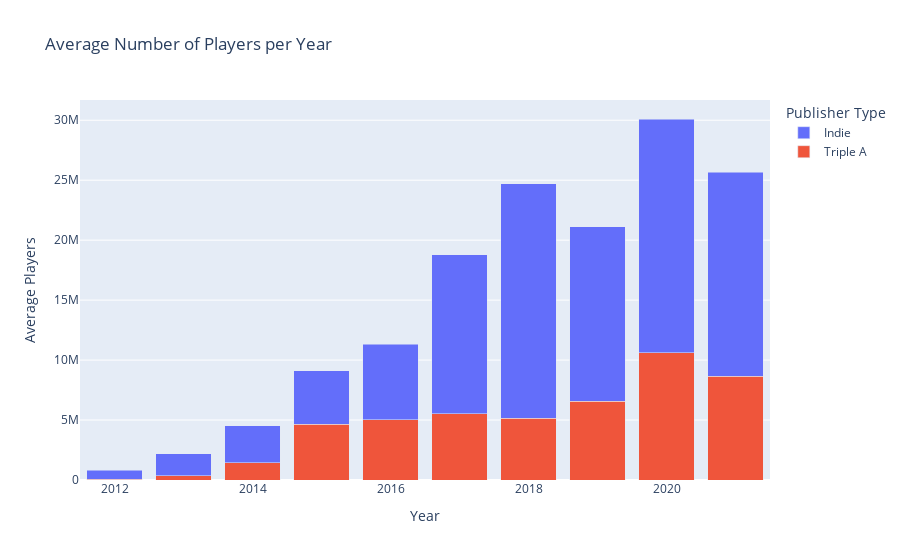

Notebook cell for this chart:
### Markdown cell above
### Player growth

### Code cell
{
    "tags": [
        "hide_input",
    ]
}

data = pd.read_csv('DATASETS/Valve_Player_Data.csv')

# Example list of triple-A game names
triple_a_games = [
    'Counter Strike: Global Offensive', 'Dota 2', 'PlayerUnknown’s Battlegrounds', 
    'Grand Theft Auto V', 'Apex Legends', 'Destiny 2', 'Rainbow Six Siege', 'Warframe'
]

# Add a new column classifying the games as triple-A or indie
data['Publisher_Type'] = data['name'].apply(lambda x: 'Triple A' if x in triple_a_games else 'Indie')

# Extract the year from the Date column
data['Year'] = pd.to_datetime(data['Date']).dt.year

# Filter out the game 'Dota 2'
filtered_data = data[data['name'] != 'Dota 2']

# Group by year and publisher type
grouped_filtered_data = filtered_data.groupby(['Year', 'Publisher_Type'])['Avg_players'].sum().reset_index()

# Create a pivot table for better plotting
pivot_filtered_data = grouped_filtered_data.pivot(index='Year', columns='Publisher_Type', values='Avg_players').fillna(0)

# Plotting using Plotly
fig = go.Figure(data=[
    go.Bar(name='Triple A', x=pivot_filtered_data.index, y=pivot_filtered_data['Triple A'], marker_color='#EF553B'),
    go.Bar(name='Indie', x=pivot_filtered_data.index, y=pivot_filtered_data['Indie'], marker_color='#636EFA')
])

# Change the bar mode
fig.update_layout(barmode='stack', title='Average Number of Players per Year', 
                  xaxis_title='Year', yaxis_title='Average Players', legend_title='Publisher Type')

fig.show()

### Figure 1 — Plotly figure (JSON) as saved in the notebook; plotly's stock layout.template omitted (floating-point values rounded to 4 significant figures)
{"data": [{"marker": {"color": "#EF553B"}, "name": "Triple A", "type": "bar", "x": [2012, 2013, 2014, 2015, 2016, 2017, 2018, 2019, 2020, 2021], "y": [71360.0, 373900.0, 1444000.0, 4648000.0, 5017000.0, 5530000.0, 5163000.0, 6557000.0, 10610000.0, 8664000.0]}, {"marker": {"color": "#636EFA"}, "name": "Indie", "type": "bar", "x": [2012, 2013, 2014, 2015, 2016, 2017, 2018, 2019, 2020, 2021], "y": [740600.0, 1817000.0, 3062000.0, 4443000.0, 6293000.0, 13240000.0, 19560000.0, 14570000.0, 19490000.0, 16990000.0]}], "layout": {"barmode": "stack", "legend": {"title": {"text": "Publisher Type"}}, "title": {"text": "Average Number of Players per Year"}, "xaxis": {"title": {"text": "Year"}}, "yaxis": {"title": {"text": "Average Players"}}}}
